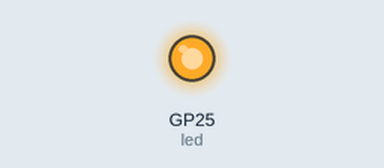
Recording of a program running on a simulated Raspberry Pi Pico running MicroPython. On the bench: output pins drawn as LEDs (lit = HIGH). WiFi joins after 1.5 s; the clock reads 2024-03-15 10:24:30 at power-on unless the program sets it; what the program prints to the serial console is not drawn.

Above: at 0.1 s.
At 0.6 s:
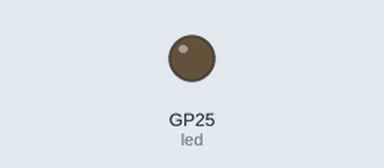
Timing chart, 0 to 2.5 s (numbered marks = the images above):
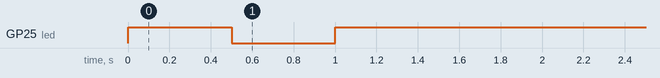

The program:

wifi_manager.py
```python
"""
WiFi 連接管理模組
處理 Pico W 的 WiFi 連接

功能：
- WiFi 連接
- 連接狀態檢查
- 自動重連
- 錯誤處理
"""

import network
import time
import machine

class WiFiManager:
    """
    WiFi 管理器類別

    負責 WiFi 連接和狀態管理
    """

    def __init__(self, ssid, password, timeout=10):
        """
        初始化 WiFi 管理器

        參數:
            ssid: WiFi 名稱
            password: WiFi 密碼
            timeout: 連接逾時時間（秒）
        """
        self.ssid = ssid
        self.password = password
        self.timeout = timeout

        # 初始化 WLAN 介面
        self.wlan = network.WLAN(network.STA_IF)
        self.wlan.active(True)

        # LED 指示（選用）
        self.led = machine.Pin("LED", machine.Pin.OUT)

    def connect(self):
        """
        連接到 WiFi

        返回:
            bool: 連接是否成功
        """
        # 如果已經連接，直接返回
        if self.wlan.isconnected():
            print("已經連接到 WiFi")
            return True

        print(f"正在連接到 WiFi: {self.ssid}")

        # 開始連接
        self.wlan.connect(self.ssid, self.password)

        # 等待連接
        start_time = time.time()
        while not self.wlan.isconnected():
            # LED 閃爍表示正在連接
            self.led.toggle()
            time.sleep(0.5)

            # 檢查逾時
            if time.time() - start_time > self.timeout:
                print("WiFi 連接逾時")
                self.led.off()
                return False

        # 連接成功
        self.led.on()
        print("WiFi 連接成功！")
        self.print_network_info()
        return True

    def disconnect(self):
        """中斷 WiFi 連接"""
        if self.wlan.isconnected():
            self.wlan.disconnect()
            print("已中斷 WiFi 連接")
        self.led.off()

    def is_connected(self):
        """
        檢查是否已連接

        返回:
            bool: 是否已連接
        """
        return self.wlan.isconnected()

    def get_ip(self):
        """
        取得 IP 位址

        返回:
            str: IP 位址，如果未連接則返回 None
        """
        if self.wlan.isconnected():
            return self.wlan.ifconfig()[0]
        return None

    def print_network_info(self):
        """列印網路資訊"""
        if self.wlan.isconnected():
            config = self.wlan.ifconfig()
            print("=" * 40)
            print("網路資訊:")
            print(f"  IP 位址: {config[0]}")
            print(f"  子網路遮罩: {config[1]}")
            print(f"  閘道: {config[2]}")
            print(f"  DNS: {config[3]}")
            print("=" * 40)

    def wait_for_connection(self, max_retries=3):
        """
        等待連接，支援重試

        參數:
            max_retries: 最大重試次數

        返回:
            bool: 連接是否成功
        """
        for attempt in range(max_retries):
            print(f"連接嘗試 {attempt + 1}/{max_retries}")

            if self.connect():
                return True

            if attempt < max_retries - 1:
                print(f"等待 5 秒後重試...")
                time.sleep(5)

        print("WiFi 連接失敗，已達最大重試次數")
        return False

    def reconnect_if_needed(self):
        """
        如果連接中斷，自動重新連接

        返回:
            bool: 是否已連接
        """
        if not self.is_connected():
            print("偵測到 WiFi 連接中斷，嘗試重新連接...")
            return self.connect()
        return True

# ============================================================================
# 使用範例
# ============================================================================

if __name__ == "__main__":
    # 匯入配置
    from wifi_config import WIFI_SSID, WIFI_PASSWORD

    # 建立 WiFi 管理器
    wifi = WiFiManager(WIFI_SSID, WIFI_PASSWORD)

    # 連接到 WiFi
    if wifi.wait_for_connection():
        print("WiFi 連接成功！")
        print(f"IP 位址: {wifi.get_ip()}")

        # 保持連接
        try:
            while True:
                # 檢查連接狀態
                if wifi.is_connected():
                    print("WiFi 連接正常")
                else:
                    print("WiFi 連接中斷")
                    wifi.reconnect_if_needed()

                time.sleep(10)

        except KeyboardInterrupt:
            print("\n程式已停止")
            wifi.disconnect()
    else:
        print("無法連接到 WiFi")
```

wifi_config.py
```python
"""
WiFi 配置檔案
請修改此檔案中的 WiFi 設定

安全提示：
- 不要將此檔案上傳到公開的 Git 儲存庫
- 建議將此檔案加入 .gitignore
"""

# WiFi 設定
WIFI_SSID = "your_wifi_ssid"        # 你的 WiFi 名稱
WIFI_PASSWORD = "your_wifi_password"  # 你的 WiFi 密碼

# MQTT Broker 設定
MQTT_BROKER = "192.168.1.100"  # Raspberry Pi 的 IP 位址
MQTT_PORT = 1883
MQTT_CLIENT_ID = "pico_001"    # 此 Pico 的唯一識別碼

# 裝置資訊
DEVICE_ID = "pico_001"
DEVICE_NAME = "Temperature Sensor 1"
DEVICE_LOCATION = "classroom_a"
```
